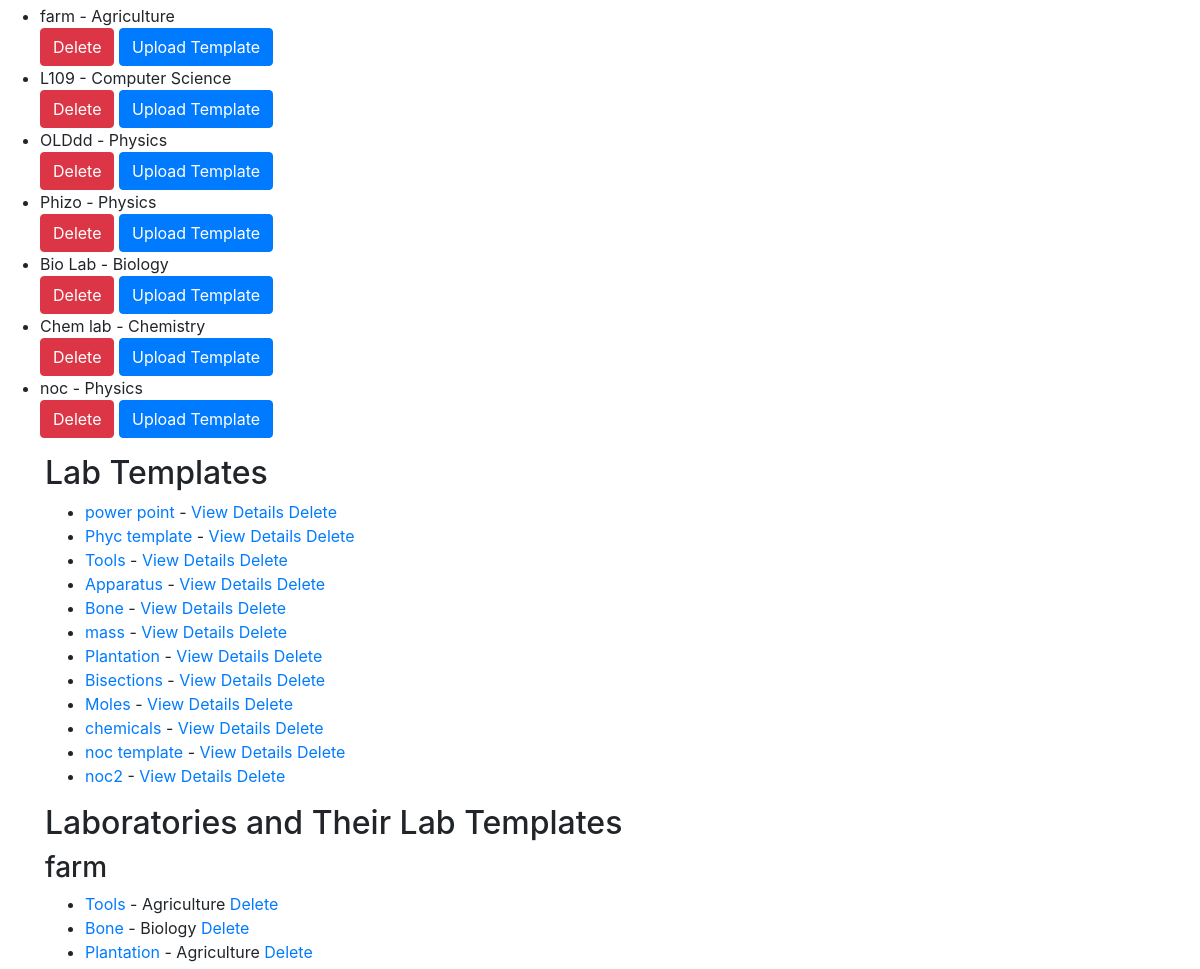
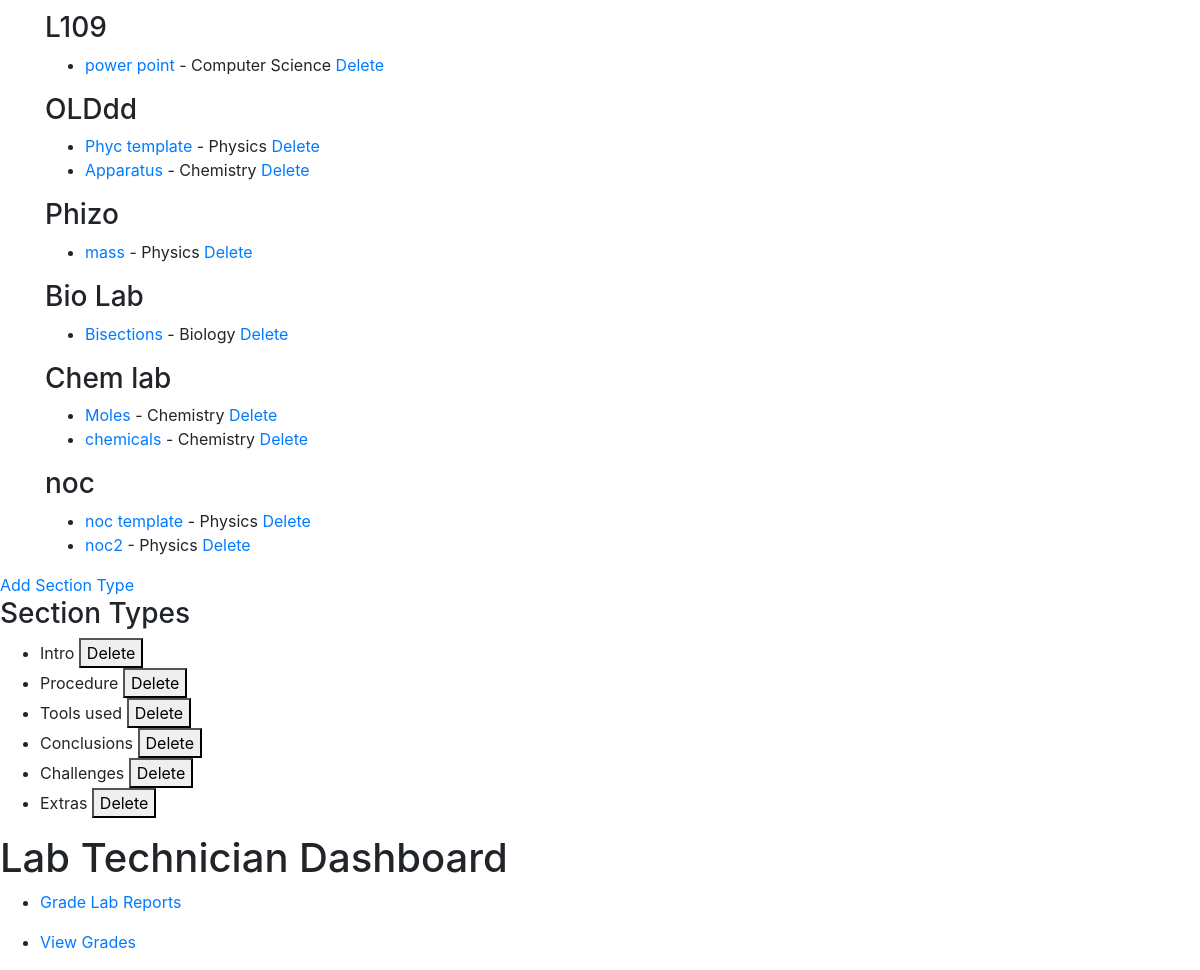
The page /users/dashboard/ (signed in, lower part) on the database as committed earlier (2 pictures, top to bottom).
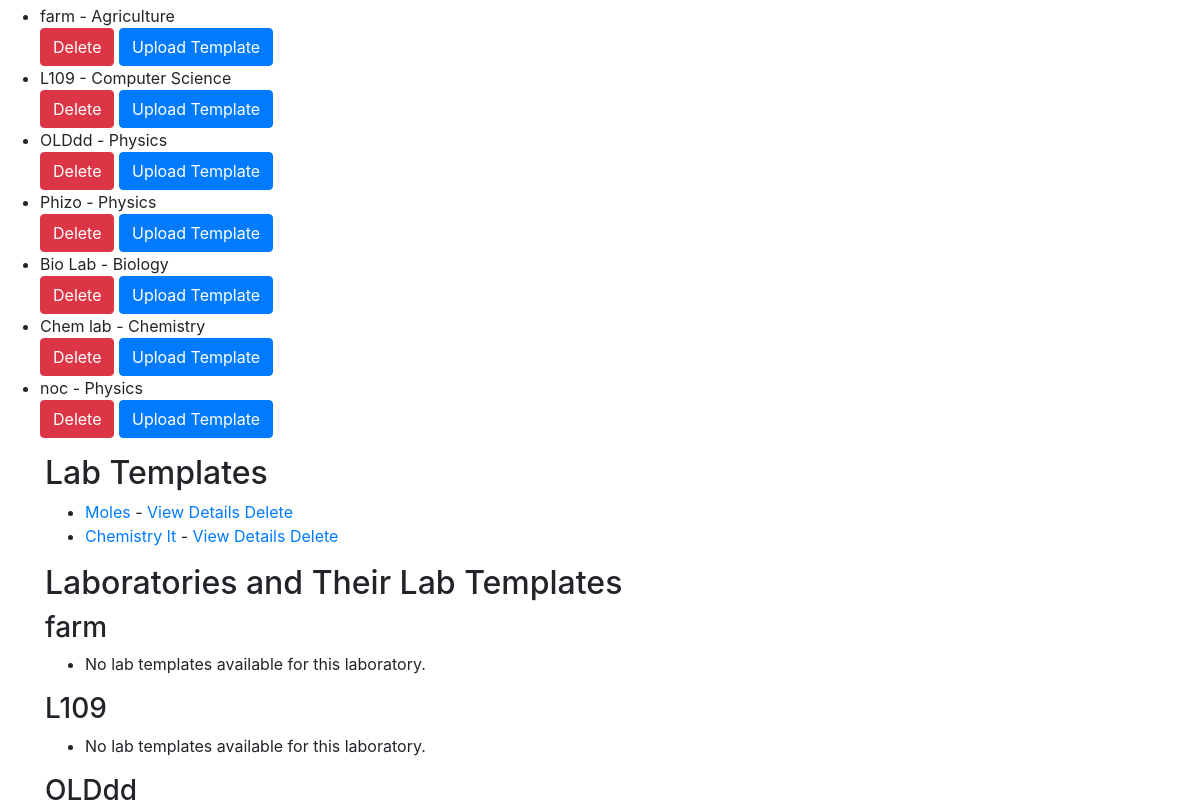
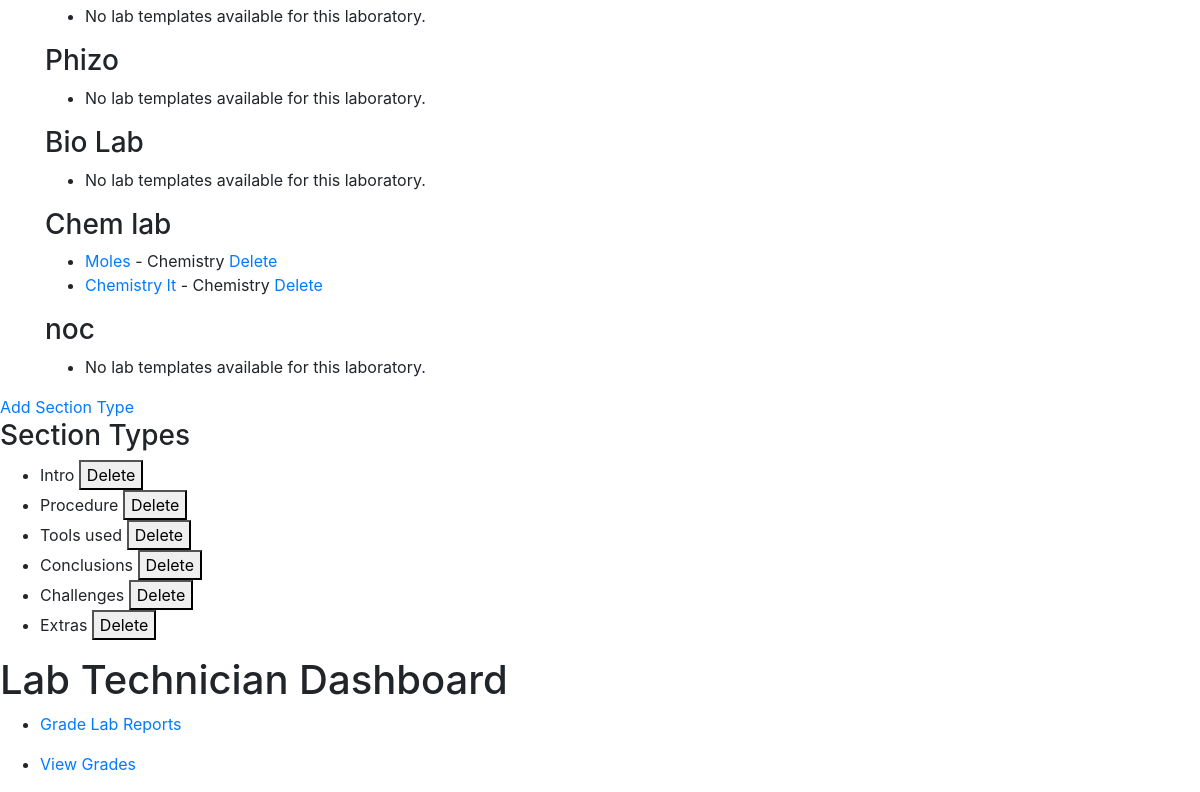
The same page on the database as committed later (2 pictures, top to bottom).
### users/models.py (models this page shows, shortened)
class Laboratory(models.Model):
    course = models.ForeignKey(
        Course, on_delete=models.CASCADE, related_name='laboratories')
    name = models.CharField(max_length=255)
    creator = models.ForeignKey(
        settings.AUTH_USER_MODEL, on_delete=models.CASCADE, related_name='laboratories')

class Course(models.Model):
    name = models.CharField(max_length=255, unique=True)
    code = models.CharField(max_length=10, unique=True)
    lecturer = models.ForeignKey(
        User, on_delete=models.CASCADE, related_name='courses')
    student = models.ManyToManyField(
        User, related_name='enrolled_courses', blank=False)

class LabTemplate(models.Model):
    course = models.ForeignKey(
        Course, on_delete=models.CASCADE, related_name='lab_templates')
    name = models.CharField(max_length=255)
    laboratory = models.ForeignKey(
        Laboratory, on_delete=models.CASCADE, related_name='lab_templates')

class SectionType(models.Model):
    name = models.CharField(max_length=100)
    default_content = models.TextField(blank=True)

### users/views.py (the view, shortened to what this page needs)
# urls.py: path('dashboard/', views.dashboard, name='dashboard'),
@login_required
def dashboard(request):
    if request.user.role == User.Role.STUDENT:
        courses = Course.objects.filter(
            student=request.user)  # Example query
        lab_reports = LabReport.objects.filter(
            creator=request.user)  # Example query
        grades = Grade.objects.filter(
            lab_report__creator=request.user)  # Example query
        enrolled_courses = request.user.enrolled_courses.all()
        available_courses = Course.objects.exclude(
            id__in=enrolled_courses.values_list('id', flat=True))
        lab_reports = LabReport.objects.filter(creator=request.user)
        grades = Grade.objects.filter(lab_report__creator=request.user)
        context = {
            'enrolled_courses': enrolled_courses,
            'available_courses': available_courses,
            'lab_reports': lab_reports,
            'grades': grades,
            'courses': courses
        }
        return render(request, 'users/student_dashboard.html', context)
    elif request.user.role == User.Role.LAB_TECH:
        lab_reports_to_process = LabReport.objects.filter(
            status='Processing')  # Example query
        courses = Course.objects.all()
        course_id = Course.objects.first().id
        my_laboratories = Laboratory.objects.filter(creator=request.user)
        templates = LabTemplate.objects.all()
        my_lab_reports = LabReport.objects.filter(creator=request.user)
        section_types = SectionType.objects.all()
        context = {
            'templates': templates,
            'section_types': section_types,
            'my_laboratories': my_laboratories,
            'my_lab_reports': my_lab_reports,
            'course_id': course_id,
            'courses': courses,
            'lab_reports_to_process': lab_reports_to_process,
        }
        return render(request, 'users/labtech_dashboard.html', context)
    else:
        return HttpResponse("Your role is not defined for a specific dashboard.")

### users/templates/users/labtech_dashboard.html (shortened to what this page needs)
{% extends 'base.html' %} {% block content %}
<ul>
  {% for laboratory in my_laboratories %}
    <li>
      {{ laboratory.name }} - {{ laboratory.course.name }}
      <div>
        <a href="{% url 'delete_laboratory' laboratory.id %}" class="btn btn-danger" onclick="return confirm('Are you sure you want to delete this laboratory?');">Delete</a>
        <a href="{% url 'lab_template_upload' lab_id=laboratory.id %}" class="btn btn-primary">Upload Template</a>
      </div>
    </li>
  {% empty %}
    <p>No laboratories found.</p>
  {% endfor %}
</ul>
<div class="container">
  <h2>Lab Templates</h2>
  <ul>
      {% for template in templates %}
      <li>
          <a href="{% url 'add_sections_to_template' lab_template_id=template.id %}">{{ template.name }}</a>
          {{ template.title }} - <a href="{% url 'view_template_details' template.id %}">View Details</a>
          <a href="{% url 'lab_template_delete' template.id %}" onclick="return confirm('Are you sure?');">Delete</a>
      </li>
      {% endfor %}
  </ul>
</div>
<div class="container">
  <h2>Laboratories and Their Lab Templates</h2>
  {% for laboratory in my_laboratories %}
  <div class="laboratory">
    <h3>{{ laboratory.name }}</h3>
    <ul>
      {% for template in laboratory.lab_templates.all %}
      <li>
          <a href="{{ template.template_file.url }}">{{ template.name }}</a> - {{ template.course.name }}
          <a href="{% url 'lab_template_delete' template.id %}" onclick="return confirm('Are you sure?');">Delete</a>
      </li>
      {% empty %}
      <li>No lab templates available for this laboratory.</li>
      {% endfor %}
    </ul>
  </div>
  {% endfor %}
</div>
<a href="{% url 'add_section_type' %}">Add Section Type</a>
<h3>Section Types</h3>
<ul>
  {% for section_type in section_types %}
  <li>
    {{ section_type.name }}
    <form action="{% url 'delete_section_type' section_type.id %}" method="post" style="display:inline;">
      <button type="submit" onclick="return confirm('Are you sure?');">Delete</button>
    </form>
  </li>
  {% endfor %}
</ul>
<h1>Lab Technician Dashboard</h1>
<ul>
  <li><a href="{% url 'lab_reports_for_grading' %}">Grade Lab Reports</a></li>
</ul>
<ul>
  <li><a href="{% url 'view_grades' %}">View Grades</a></li>
</ul>
{% endblock %}

Rows that differ between the two databases and show on the page:
removed LabTemplate: name "power point", course.name "Computer Science"
removed LabTemplate: name "Phyc template", course.name "Physics"
removed LabTemplate: name "Tools", course.name "Agriculture"
removed LabTemplate: name "Apparatus", course.name "Chemistry"
removed LabTemplate: name "Bone", course.name "Biology"
removed LabTemplate: name "mass", course.name "Physics"
removed LabTemplate: name "Plantation", course.name "Agriculture"
removed LabTemplate: name "Bisections", course.name "Biology"
removed LabTemplate: name "chemicals", course.name "Chemistry"
removed LabTemplate: name "noc template", course.name "Physics"
removed LabTemplate: name "noc2", course.name "Physics"
shown differently, row unchanged: Laboratory "farm": now shows "No lab templates available for this laboratory."
shown differently, row unchanged: Laboratory "Computer Science": now shows "No lab templates available for this laboratory."
shown differently, row unchanged: Laboratory "OLDdd": now shows "No lab templates available for this laboratory."
shown differently, row unchanged: Laboratory "Phizo": now shows "No lab templates available for this laboratory."
shown differently, row unchanged: Laboratory "Bio Lab": now shows "No lab templates available for this laboratory."
shown differently, row unchanged: Laboratory "noc": now shows "No lab templates available for this laboratory."
added LabTemplate: name "Chemistry lt", course.name "Chemistry"
